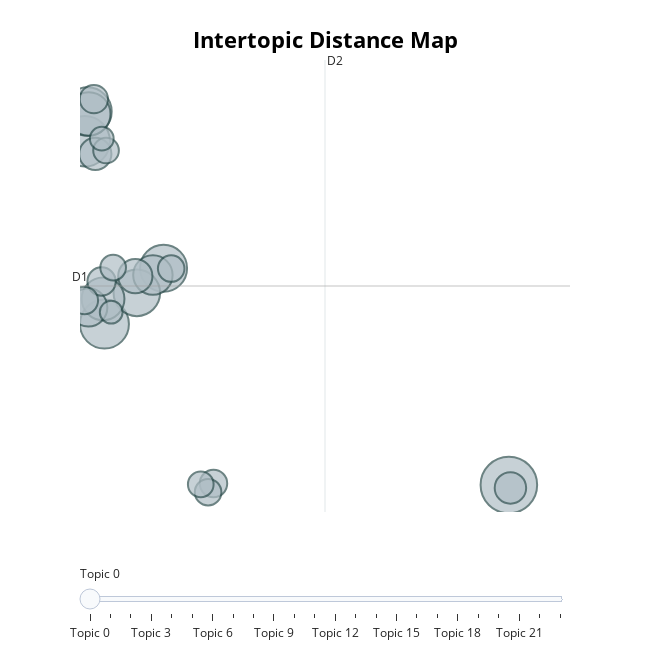

The cell this chart's notebook holds for it:
### Code cell
BERTopic_model.visualize_topics()

### Figure 1 — Plotly figure (JSON) as saved in the notebook; plotly's stock layout.template omitted (floating-point values rounded to 4 significant figures)
{"data": [{"customdata": [[0, "royal | let | ll | sure | royal family", 68], [1, "people | maybe | think | said | right", 54], [2, "king | world | people | years | uk", 51], [3, "yeah | ve | fuck | doesn | fucking", 50], [4, "charles | didn | thing | did | isn", 47], [5, "fuck | way | thing | big | life", 46], [6, "people | ve | think | yeah | bad", 40], [7, "charles | royal family | state | family | royal", 39], [8, "said | fuck | probably | did | maybe", 33], [9, "things | don | fucking | isn | mean", 31], [10, "family | real | big | completely | lot", 25], [11, "like | look | real | thing | don", 22], [12, "hope | did | say | royal | ll", 21], [13, "king | fuck | charles | royal | ", 17], [14, "really | completely | lot | think | fuck", 17], [15, "said |  |  |  | ", 16], [16, "good | don | look | long | people", 16], [17, "said | doesn | mean | does | good", 15], [18, "don | king | didn | let | maybe", 15], [19, "don | way | want | lot | hope", 14], [20, "let | did | yeah | big | ve", 14], [21, "fucking | look | ve | really | like", 14], [22, "real | point | let | don | like", 12], [23, "makes | just | uk | completely | real", 11]], "hovertemplate": "<b>Topic %{customdata[0]}</b><br>Words: %{customdata[1]}<br>Size: %{customdata[2]}", "legendgroup": "", "marker": {"color": "#B0BEC5", "line": {"color": "DarkSlateGrey", "width": 2}, "size": [68, 54, 51, 50, 47, 46, 40, 39, 33, 31, 25, 22, 21, 17, 17, 16, 16, 15, 15, 14, 14, 14, 12, 11], "sizemode": "area", "sizeref": 0.0425, "symbol": "circle"}, "mode": "markers", "name": "", "orientation": "v", "showlegend": false, "type": "scatter", "x": [17.48, -1.261, -0.392, -1.143, 2.22, 1.039, -1.084, -0.4537, 1.749, -1.108, 0.9712, -0.7948, 17.55, -0.5192, -0.8582, 4.427, -1.28, 4.188, 2.557, -0.006715, 3.864, -0.3208, -0.5093, -0.09355], "xaxis": "x", "y": [-2.922, 5.117, 0.8425, 5.81, 2.147, 1.571, 5.755, 1.431, 1.988, 1.231, 1.962, 4.82, -2.991, 1.837, 6.102, -2.886, 1.393, -3.09, 2.14, 2.162, -2.908, 4.9, 5.177, 1.12], "yaxis": "y"}], "layout": {"annotations": [{"showarrow": false, "text": "D1", "x": -1.472, "y": 1.732, "yshift": 10}, {"showarrow": false, "text": "D2", "x": 9.353, "xshift": 10, "y": 7.017}], "height": 650, "hoverlabel": {"bgcolor": "white", "font": {"family": "Rockwell", "size": 16}}, "legend": {"itemsizing": "constant", "tracegroupgap": 0}, "margin": {"t": 60}, "shapes": [{"line": {"color": "#CFD8DC", "width": 2}, "type": "line", "x0": 9.353, "x1": 9.353, "y0": -3.554, "y1": 7.017}, {"line": {"color": "#9E9E9E", "width": 2}, "type": "line", "x0": -1.472, "x1": 20.18, "y0": 1.732, "y1": 1.732}], "sliders": [{"active": 0, "pad": {"t": 50}, "steps": [{"args": [{"marker.color": [["red", "#B0BEC5", "#B0BEC5", "#B0BEC5", "#B0BEC5", "#B0BEC5", "#B0BEC5", "#B0BEC5", "#B0BEC5", "#B0BEC5", "#B0BEC5", "#B0BEC5", "#B0BEC5", "#B0BEC5", "#B0BEC5", "#B0BEC5", "#B0BEC5", "#B0BEC5", "#B0BEC5", "#B0BEC5", "#B0BEC5", "#B0BEC5", "#B0BEC5", "#B0BEC5"]]}], "label": "Topic 0", "method": "update"}, {"args": [{"marker.color": [["#B0BEC5", "red", "#B0BEC5", "#B0BEC5", "#B0BEC5", "#B0BEC5", "#B0BEC5", "#B0BEC5", "#B0BEC5", "#B0BEC5", "#B0BEC5", "#B0BEC5", "#B0BEC5", "#B0BEC5", "#B0BEC5", "#B0BEC5", "#B0BEC5", "#B0BEC5", "#B0BEC5", "#B0BEC5", "#B0BEC5", "#B0BEC5", "#B0BEC5", "#B0BEC5"]]}], "label": "Topic 1", "method": "update"}, {"args": [{"marker.color": [["#B0BEC5", "#B0BEC5", "red", "#B0BEC5", "#B0BEC5", "#B0BEC5", "#B0BEC5", "#B0BEC5", "#B0BEC5", "#B0BEC5", "#B0BEC5", "#B0BEC5", "#B0BEC5", "#B0BEC5", "#B0BEC5", "#B0BEC5", "#B0BEC5", "#B0BEC5", "#B0BEC5", "#B0BEC5", "#B0BEC5", "#B0BEC5", "#B0BEC5", "#B0BEC5"]]}], "label": "Topic 2", "method": "update"}, {"args": [{"marker.color": [["#B0BEC5", "#B0BEC5", "#B0BEC5", "red", "#B0BEC5", "#B0BEC5", "#B0BEC5", "#B0BEC5", "#B0BEC5", "#B0BEC5", "#B0BEC5", "#B0BEC5", "#B0BEC5", "#B0BEC5", "#B0BEC5", "#B0BEC5", "#B0BEC5", "#B0BEC5", "#B0BEC5", "#B0BEC5", "#B0BEC5", "#B0BEC5", "#B0BEC5", "#B0BEC5"]]}], "label": "Topic 3", "method": "update"}, {"args": [{"marker.color": [["#B0BEC5", "#B0BEC5", "#B0BEC5", "#B0BEC5", "red", "#B0BEC5", "#B0BEC5", "#B0BEC5", "#B0BEC5", "#B0BEC5", "#B0BEC5", "#B0BEC5", "#B0BEC5", "#B0BEC5", "#B0BEC5", "#B0BEC5", "#B0BEC5", "#B0BEC5", "#B0BEC5", "#B0BEC5", "#B0BEC5", "#B0BEC5", "#B0BEC5", "#B0BEC5"]]}], "label": "Topic 4", "method": "update"}, {"args": [{"marker.color": [["#B0BEC5", "#B0BEC5", "#B0BEC5", "#B0BEC5", "#B0BEC5", "red", "#B0BEC5", "#B0BEC5", "#B0BEC5", "#B0BEC5", "#B0BEC5", "#B0BEC5", "#B0BEC5", "#B0BEC5", "#B0BEC5", "#B0BEC5", "#B0BEC5", "#B0BEC5", "#B0BEC5", "#B0BEC5", "#B0BEC5", "#B0BEC5", "#B0BEC5", "#B0BEC5"]]}], "label": "Topic 5", "method": "update"}, {"args": [{"marker.color": [["#B0BEC5", "#B0BEC5", "#B0BEC5", "#B0BEC5", "#B0BEC5", "#B0BEC5", "red", "#B0BEC5", "#B0BEC5", "#B0BEC5", "#B0BEC5", "#B0BEC5", "#B0BEC5", "#B0BEC5", "#B0BEC5", "#B0BEC5", "#B0BEC5", "#B0BEC5", "#B0BEC5", "#B0BEC5", "#B0BEC5", "#B0BEC5", "#B0BEC5", "#B0BEC5"]]}], "label": "Topic 6", "method": "update"}, {"args": [{"marker.color": [["#B0BEC5", "#B0BEC5", "#B0BEC5", "#B0BEC5", "#B0BEC5", "#B0BEC5", "#B0BEC5", "red", "#B0BEC5", "#B0BEC5", "#B0BEC5", "#B0BEC5", "#B0BEC5", "#B0BEC5", "#B0BEC5", "#B0BEC5", "#B0BEC5", "#B0BEC5", "#B0BEC5", "#B0BEC5", "#B0BEC5", "#B0BEC5", "#B0BEC5", "#B0BEC5"]]}], "label": "Topic 7", "method": "update"}, {"args": [{"marker.color": [["#B0BEC5", "#B0BEC5", "#B0BEC5", "#B0BEC5", "#B0BEC5", "#B0BEC5", "#B0BEC5", "#B0BEC5", "red", "#B0BEC5", "#B0BEC5", "#B0BEC5", "#B0BEC5", "#B0BEC5", "#B0BEC5", "#B0BEC5", "#B0BEC5", "#B0BEC5", "#B0BEC5", "#B0BEC5", "#B0BEC5", "#B0BEC5", "#B0BEC5", "#B0BEC5"]]}], "label": "Topic 8", "method": "update"}, {"args": [{"marker.color": [["#B0BEC5", "#B0BEC5", "#B0BEC5", "#B0BEC5", "#B0BEC5", "#B0BEC5", "#B0BEC5", "#B0BEC5", "#B0BEC5", "red", "#B0BEC5", "#B0BEC5", "#B0BEC5", "#B0BEC5", "#B0BEC5", "#B0BEC5", "#B0BEC5", "#B0BEC5", "#B0BEC5", "#B0BEC5", "#B0BEC5", "#B0BEC5", "#B0BEC5", "#B0BEC5"]]}], "label": "Topic 9", "method": "update"}, {"args": [{"marker.color": [["#B0BEC5", "#B0BEC5", "#B0BEC5", "#B0BEC5", "#B0BEC5", "#B0BEC5", "#B0BEC5", "#B0BEC5", "#B0BEC5", "#B0BEC5", "red", "#B0BEC5", "#B0BEC5", "#B0BEC5", "#B0BEC5", "#B0BEC5", "#B0BEC5", "#B0BEC5", "#B0BEC5", "#B0BEC5", "#B0BEC5", "#B0BEC5", "#B0BEC5", "#B0BEC5"]]}], "label": "Topic 10", "method": "update"}, {"args": [{"marker.color": [["#B0BEC5", "#B0BEC5", "#B0BEC5", "#B0BEC5", "#B0BEC5", "#B0BEC5", "#B0BEC5", "#B0BEC5", "#B0BEC5", "#B0BEC5", "#B0BEC5", "red", "#B0BEC5", "#B0BEC5", "#B0BEC5", "#B0BEC5", "#B0BEC5", "#B0BEC5", "#B0BEC5", "#B0BEC5", "#B0BEC5", "#B0BEC5", "#B0BEC5", "#B0BEC5"]]}], "label": "Topic 11", "method": "update"}, {"args": [{"marker.color": [["#B0BEC5", "#B0BEC5", "#B0BEC5", "#B0BEC5", "#B0BEC5", "#B0BEC5", "#B0BEC5", "#B0BEC5", "#B0BEC5", "#B0BEC5", "#B0BEC5", "#B0BEC5", "red", "#B0BEC5", "#B0BEC5", "#B0BEC5", "#B0BEC5", "#B0BEC5", "#B0BEC5", "#B0BEC5", "#B0BEC5", "#B0BEC5", "#B0BEC5", "#B0BEC5"]]}], "label": "Topic 12", "method": "update"}, {"args": [{"marker.color": [["#B0BEC5", "#B0BEC5", "#B0BEC5", "#B0BEC5", "#B0BEC5", "#B0BEC5", "#B0BEC5", "#B0BEC5", "#B0BEC5", "#B0BEC5", "#B0BEC5", "#B0BEC5", "#B0BEC5", "red", "#B0BEC5", "#B0BEC5", "#B0BEC5", "#B0BEC5", "#B0BEC5", "#B0BEC5", "#B0BEC5", "#B0BEC5", "#B0BEC5", "#B0BEC5"]]}], "label": "Topic 13", "method": "update"}, {"args": [{"marker.color": [["#B0BEC5", "#B0BEC5", "#B0BEC5", "#B0BEC5", "#B0BEC5", "#B0BEC5", "#B0BEC5", "#B0BEC5", "#B0BEC5", "#B0BEC5", "#B0BEC5", "#B0BEC5", "#B0BEC5", "#B0BEC5", "red", "#B0BEC5", "#B0BEC5", "#B0BEC5", "#B0BEC5", "#B0BEC5", "#B0BEC5", "#B0BEC5", "#B0BEC5", "#B0BEC5"]]}], "label": "Topic 14", "method": "update"}, {"args": [{"marker.color": [["#B0BEC5", "#B0BEC5", "#B0BEC5", "#B0BEC5", "#B0BEC5", "#B0BEC5", "#B0BEC5", "#B0BEC5", "#B0BEC5", "#B0BEC5", "#B0BEC5", "#B0BEC5", "#B0BEC5", "#B0BEC5", "#B0BEC5", "red", "#B0BEC5", "#B0BEC5", "#B0BEC5", "#B0BEC5", "#B0BEC5", "#B0BEC5", "#B0BEC5", "#B0BEC5"]]}], "label": "Topic 15", "method": "update"}, {"args": [{"marker.color": [["#B0BEC5", "#B0BEC5", "#B0BEC5", "#B0BEC5", "#B0BEC5", "#B0BEC5", "#B0BEC5", "#B0BEC5", "#B0BEC5", "#B0BEC5", "#B0BEC5", "#B0BEC5", "#B0BEC5", "#B0BEC5", "#B0BEC5", "#B0BEC5", "red", "#B0BEC5", "#B0BEC5", "#B0BEC5", "#B0BEC5", "#B0BEC5", "#B0BEC5", "#B0BEC5"]]}], "label": "Topic 16", "method": "update"}, {"args": [{"marker.color": [["#B0BEC5", "#B0BEC5", "#B0BEC5", "#B0BEC5", "#B0BEC5", "#B0BEC5", "#B0BEC5", "#B0BEC5", "#B0BEC5", "#B0BEC5", "#B0BEC5", "#B0BEC5", "#B0BEC5", "#B0BEC5", "#B0BEC5", "#B0BEC5", "#B0BEC5", "red", "#B0BEC5", "#B0BEC5", "#B0BEC5", "#B0BEC5", "#B0BEC5", "#B0BEC5"]]}], "label": "Topic 17", "method": "update"}, {"args": [{"marker.color": [["#B0BEC5", "#B0BEC5", "#B0BEC5", "#B0BEC5", "#B0BEC5", "#B0BEC5", "#B0BEC5", "#B0BEC5", "#B0BEC5", "#B0BEC5", "#B0BEC5", "#B0BEC5", "#B0BEC5", "#B0BEC5", "#B0BEC5", "#B0BEC5", "#B0BEC5", "#B0BEC5", "red", "#B0BEC5", "#B0BEC5", "#B0BEC5", "#B0BEC5", "#B0BEC5"]]}], "label": "Topic 18", "method": "update"}, {"args": [{"marker.color": [["#B0BEC5", "#B0BEC5", "#B0BEC5", "#B0BEC5", "#B0BEC5", "#B0BEC5", "#B0BEC5", "#B0BEC5", "#B0BEC5", "#B0BEC5", "#B0BEC5", "#B0BEC5", "#B0BEC5", "#B0BEC5", "#B0BEC5", "#B0BEC5", "#B0BEC5", "#B0BEC5", "#B0BEC5", "red", "#B0BEC5", "#B0BEC5", "#B0BEC5", "#B0BEC5"]]}], "label": "Topic 19", "method": "update"}, {"args": [{"marker.color": [["#B0BEC5", "#B0BEC5", "#B0BEC5", "#B0BEC5", "#B0BEC5", "#B0BEC5", "#B0BEC5", "#B0BEC5", "#B0BEC5", "#B0BEC5", "#B0BEC5", "#B0BEC5", "#B0BEC5", "#B0BEC5", "#B0BEC5", "#B0BEC5", "#B0BEC5", "#B0BEC5", "#B0BEC5", "#B0BEC5", "red", "#B0BEC5", "#B0BEC5", "#B0BEC5"]]}], "label": "Topic 20", "method": "update"}, {"args": [{"marker.color": [["#B0BEC5", "#B0BEC5", "#B0BEC5", "#B0BEC5", "#B0BEC5", "#B0BEC5", "#B0BEC5", "#B0BEC5", "#B0BEC5", "#B0BEC5", "#B0BEC5", "#B0BEC5", "#B0BEC5", "#B0BEC5", "#B0BEC5", "#B0BEC5", "#B0BEC5", "#B0BEC5", "#B0BEC5", "#B0BEC5", "#B0BEC5", "red", "#B0BEC5", "#B0BEC5"]]}], "label": "Topic 21", "method": "update"}, {"args": [{"marker.color": [["#B0BEC5", "#B0BEC5", "#B0BEC5", "#B0BEC5", "#B0BEC5", "#B0BEC5", "#B0BEC5", "#B0BEC5", "#B0BEC5", "#B0BEC5", "#B0BEC5", "#B0BEC5", "#B0BEC5", "#B0BEC5", "#B0BEC5", "#B0BEC5", "#B0BEC5", "#B0BEC5", "#B0BEC5", "#B0BEC5", "#B0BEC5", "#B0BEC5", "red", "#B0BEC5"]]}], "label": "Topic 22", "method": "update"}, {"args": [{"marker.color": [["#B0BEC5", "#B0BEC5", "#B0BEC5", "#B0BEC5", "#B0BEC5", "#B0BEC5", "#B0BEC5", "#B0BEC5", "#B0BEC5", "#B0BEC5", "#B0BEC5", "#B0BEC5", "#B0BEC5", "#B0BEC5", "#B0BEC5", "#B0BEC5", "#B0BEC5", "#B0BEC5", "#B0BEC5", "#B0BEC5", "#B0BEC5", "#B0BEC5", "#B0BEC5", "red"]]}], "label": "Topic 23", "method": "update"}]}], "title": {"font": {"color": "Black", "size": 22}, "text": "<b>Intertopic Distance Map", "x": 0.5, "xanchor": "center", "y": 0.95, "yanchor": "top"}, "width": 650, "xaxis": {"anchor": "y", "domain": [0, 1], "range": [-1.472, 20.18], "title": {"text": ""}, "type": "linear", "visible": false}, "yaxis": {"anchor": "x", "domain": [0, 1], "range": [-3.554, 7.017], "title": {"text": ""}, "type": "linear", "visible": false}}}
